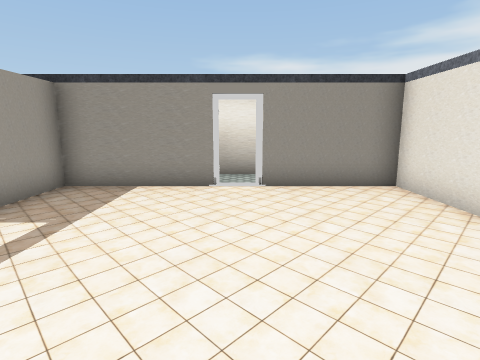
view 1 (above)

19 first-person views from a walk through a scene from a Unity 3-D project. The camera is 1.4 m above the floor, tilts 10° down and sees 80° across. The floor is counted in squares, 1 m on a side. Each view is taken from the middle of a square. On the plan, view 1 faces up. The plan holds only what a view shows up to about 14 squares ahead; the rest is blank. The place goes on beyond the plan. The player is left out. Some animated figures are left out. Door leaves are left out, so doorways stand open. Some surface patterns are stand-ins.

view 2
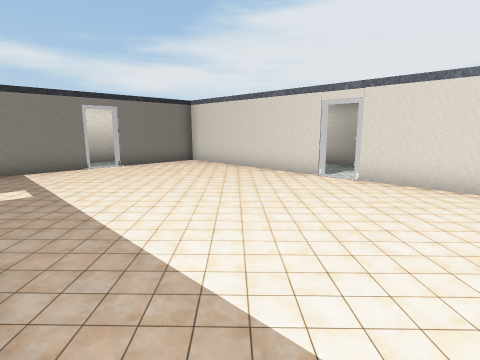

view 3
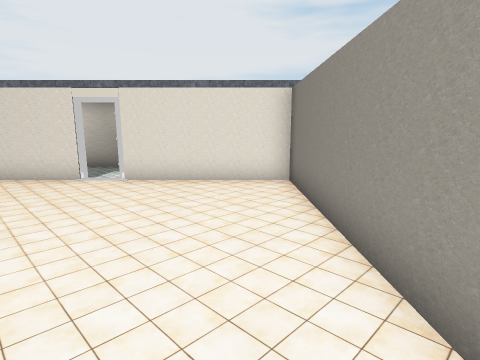

view 4
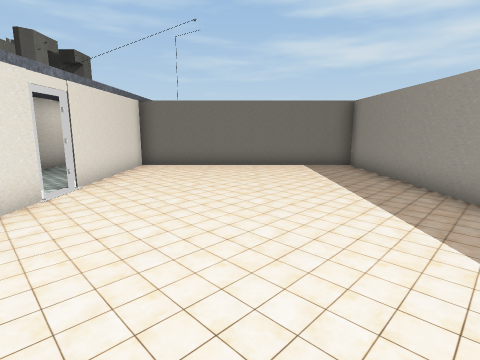

view 5
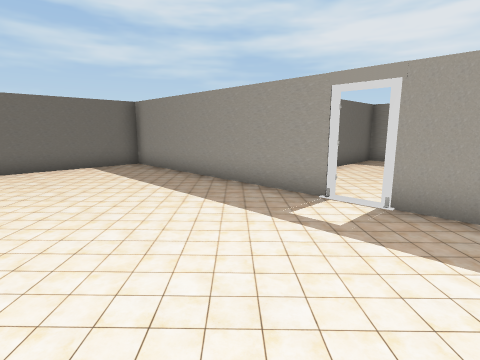

view 6
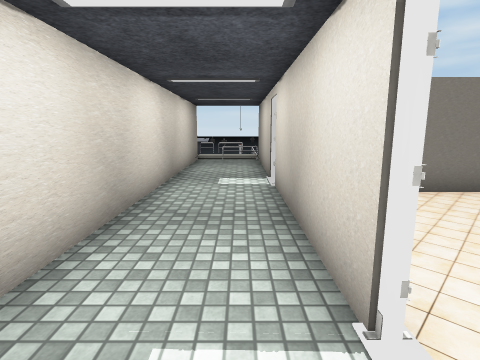

view 7
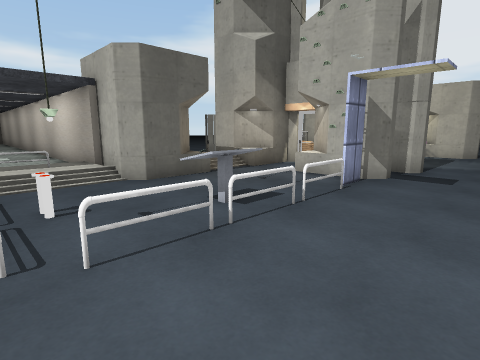

view 8
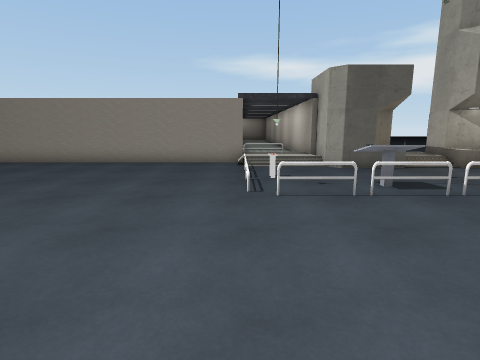

view 9
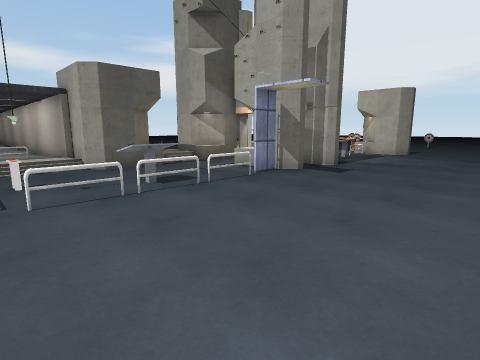

view 10
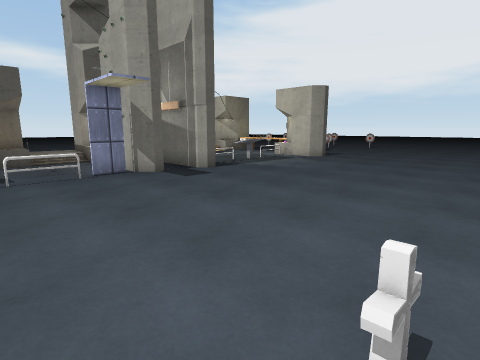

view 11
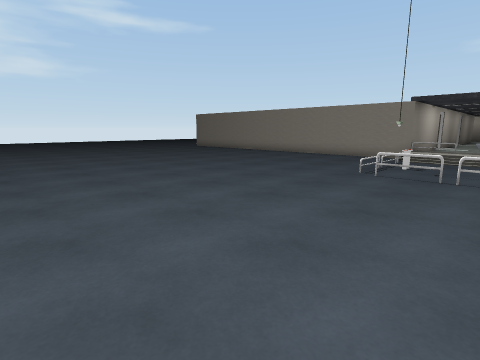

view 12
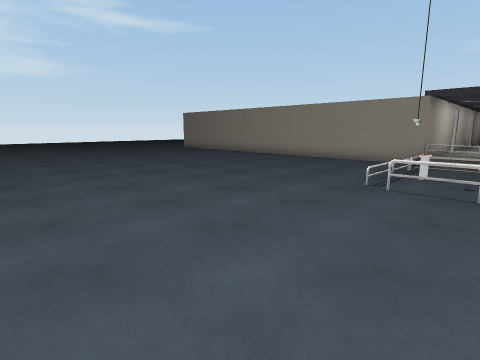

view 13
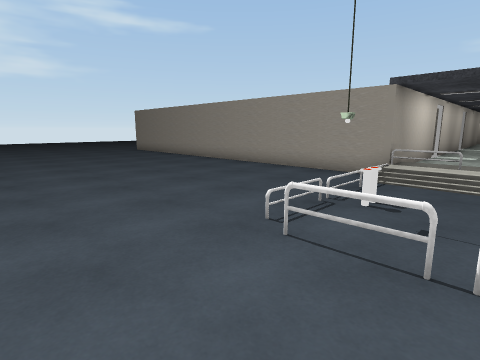

view 14
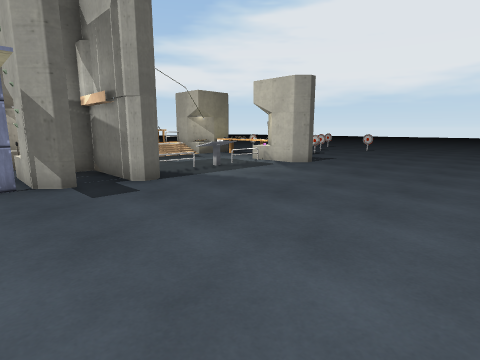

view 15
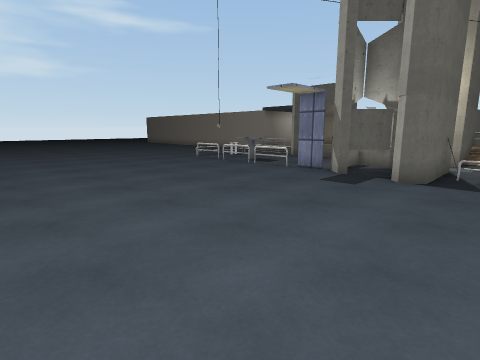

view 16
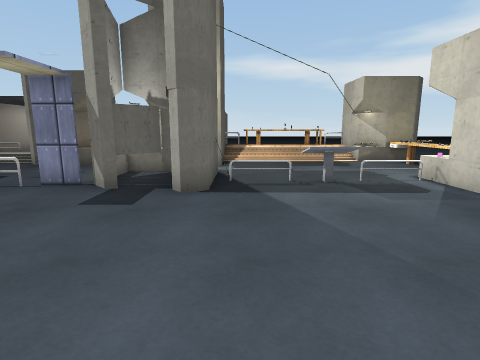

view 17
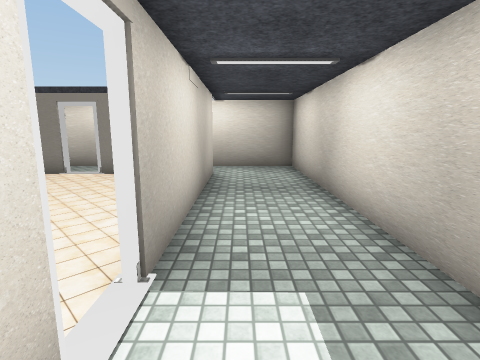

view 18
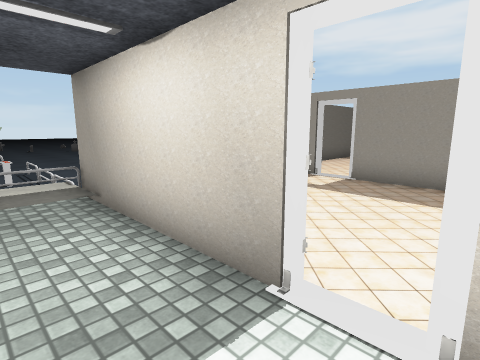

view 19
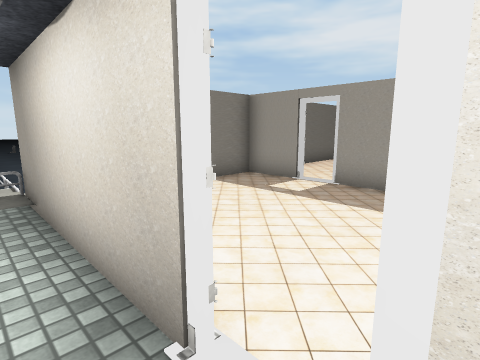

### Floor plan
Key: @ floor where view 1 was taken; # wall or solid block; . main floor; : floor 0.25 m higher than the main floor; + floor 0.5 m higher than the main floor; / step, stairs or slope; D open door; = window, fence, low wall or low ledge; O other object.
Columns run from 5 left of view 1 to 21 right of it. Each row starts with its distance up from view 1.
  9    ####  ####
  8     :::  :::#
  7  ####D####::#
  6 ##:::::::#::#
  5  #:::::::#::#
  4  D:::::::#::#
  3  #:::::::#::#
  2 ##:::::::#::#
  1 ##:::::::#::#
  0 #::::@:::D::#
 -1 #::::::::#::#
 -2 #::::::::#::#
 -3 #::::::::#::#
 -4 #::::::::#::#
 -5 ##########::#
 -6    #######::#
 -7    #:::::D::#
 -8    #:::::#::#
 -9    #:::::#::#
-10    D:::: #::#       #
-11    #:::  #::#      OOO
-12    #::   #++#   +#  #     #
-13 ##########++# ##+#### ::::#
-14 .........///###O//###.....
-15 ........./........### ....
-16 ........./O.......##D ....
-17 ........./O.OO...O#.O ....
-18 ........./O.O ...O..#OOOOO=
-19 ..........OOOOOO ##.#..OO.#
-20 ..........................#
-21 ...........................
-22 ...........................
-23 ...........................
-24 ...........................
-25 ...........................
-26 ...........................
-27 ...........................
-28        ..... .O...... .

Where each view was taken, in squares from view 1:
view 1: 0 up, 0 right, facing up
view 2: 4 down, 4 left, facing up-right
view 3: 4 down, 4 left, facing right
view 4: 6 up, 0 right, facing down
view 5: 6 up, 1 right, facing down-left
view 6: 1 up, 5 right, facing down
view 7: 22 down, 4 right, facing up-right
view 8: 25 down, 4 right, facing up
view 9: 25 down, 4 right, facing up-right
view 10: 28 down, 8 right, facing up-right
view 11: 28 down, 8 right, facing up-left
view 12: 26 down, 7 right, facing up-left
view 13: 22 down, 7 right, facing up-left
view 14: 27 down, 11 right, facing up-right
view 15: 28 down, 17 right, facing up-left
view 16: 26 down, 16 right, facing up
view 17: 2 down, 5 right, facing up
view 18: 6 down, 6 right, facing down-left
view 19: 6 down, 5 right, facing down-left
